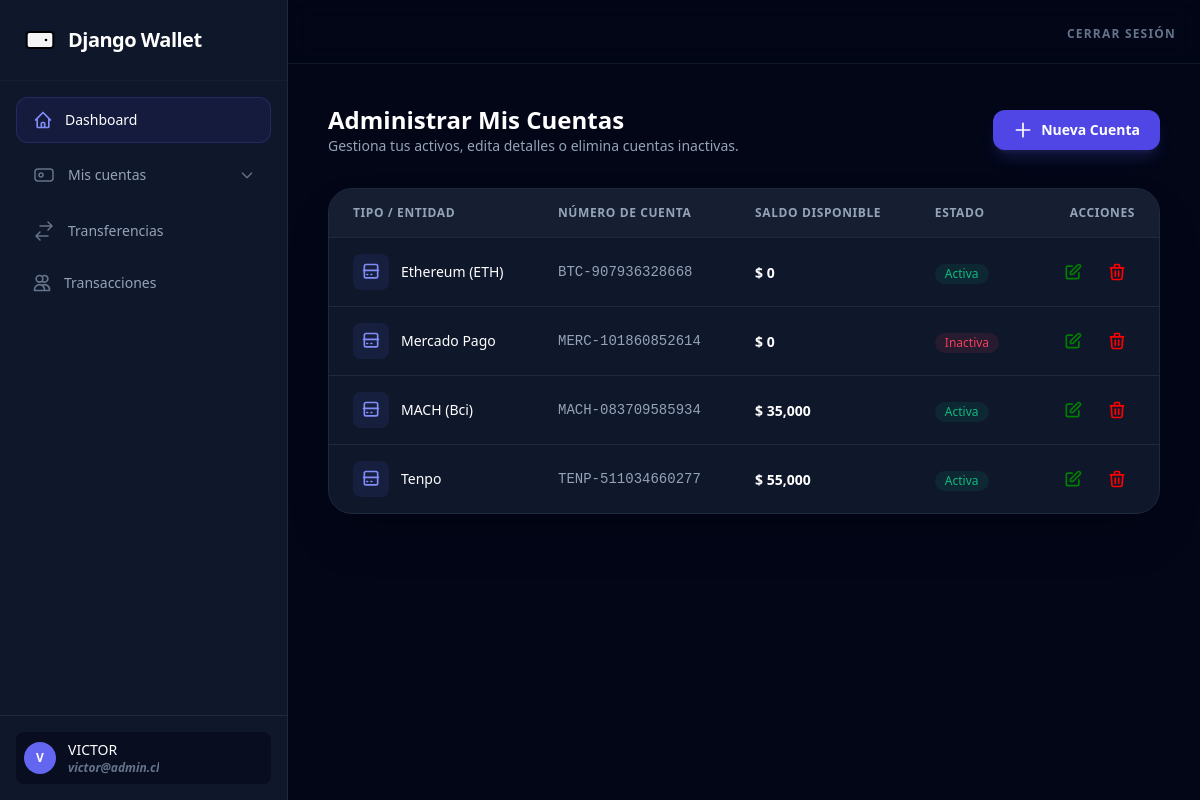
The page /administrar-cuentas/ (signed in) on the database as committed earlier.
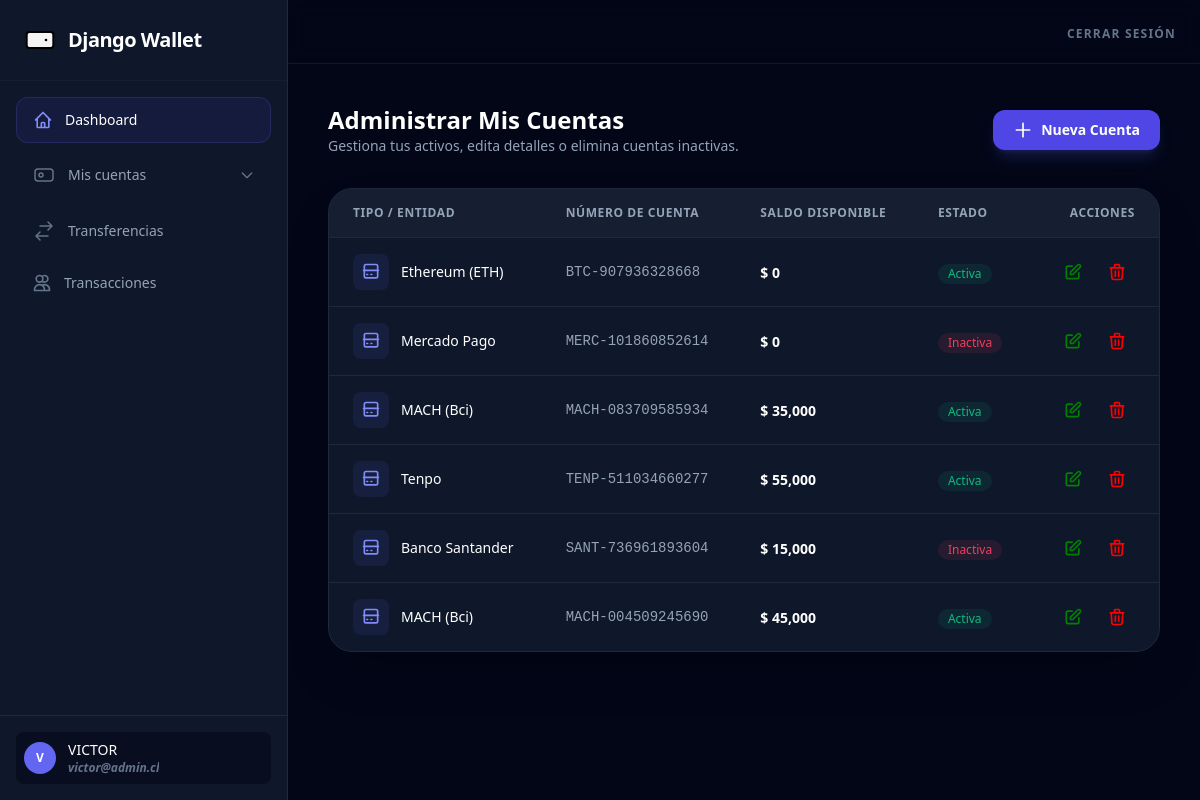
The same page on the database as committed later.
### gestion/models.py (models this page shows, shortened)
class Cuenta(models.Model):
    cliente = models.ForeignKey(
        Cliente,
        on_delete=models.PROTECT,
        related_name='cuentas'
    )
    TIPO_CUENTA_CHOICES = [
        ('BCI', 'Banco BCI'),
        ('SANT', 'Banco Santander'),
        ('ESTD', 'Banco Estado'),
        ('CHIL', 'Banco de Chile'),
        ('MERC', 'Mercado Pago'),
        ('MACH', 'MACH (Bci)'),
        ('TENP', 'Tenpo'),
        ('BTC', 'Bitcoin (BTC)'),
        ('ETH', 'Ethereum (ETH)'),
        ('USDT', 'Tether (USDT)'),
    ]
    tipo = models.CharField(max_length=10, choices=TIPO_CUENTA_CHOICES, default='BCI')
    numero = models.CharField(max_length=20, unique=True)
    saldo_disponible = models.IntegerField(default=0)
    activa = models.BooleanField(default=True)
    fecha_creacion = models.DateTimeField(auto_now_add=True)

### gestion/views.py (the view)
# urls.py: path('administrar-cuentas/', views.administrar_cuentas, name='administrar_cuentas'),
@login_required
def administrar_cuentas(request):
    cuentas = request.user.cliente.cuentas.all()
    context = {
        'cuentas': cuentas
    }
    return render(request, 'gestion/administrar_cuentas.html', context)

### templates/gestion/administrar_cuentas.html (shortened to what the changed rows need)
{% extends 'layout.html' %}
{% load humanize %}
{% block content %}
    <div class="max-w-7xl mx-auto">
        <div class="flex flex-col md:flex-row md:items-center justify-between mb-8 gap-4">
            <div>
                <h2 class="text-2xl font-bold text-white">Administrar Mis Cuentas</h2>
            </div>
        </div>
        <div class="bg-slate-900 border border-slate-800 rounded-3xl overflow-hidden shadow-2xl">
            <div class="overflow-x-auto">
                <table class="w-full text-left border-collapse">
                    <thead>
                        <tr class="bg-slate-800/50 border-b border-slate-800">
                            <th class="px-6 py-4 text-xs font-semibold text-slate-400 uppercase tracking-wider">Tipo / Entidad</th>
                            <th class="px-6 py-4 text-xs font-semibold text-slate-400 uppercase tracking-wider">Número de Cuenta</th>
                            <th class="px-6 py-4 text-xs font-semibold text-slate-400 uppercase tracking-wider">Saldo Disponible</th>
                            <th class="px-6 py-4 text-xs font-semibold text-slate-400 uppercase tracking-wider">Estado</th>
                            <th class="px-6 py-4 text-xs font-semibold text-slate-400 uppercase tracking-wider text-right">Acciones</th>
                        </tr>
                    </thead>
                    <tbody class="divide-y divide-slate-800">
                        {% for cuenta in cuentas %}
                        <tr class="hover:bg-slate-800/30 transition-colors group">
                            <td class="px-6 py-4 whitespace-nowrap">
                                <div class="flex items-center space-x-3">
                                    <div class="h-9 w-9 rounded-lg flex items-center justify-center
                                        {% if 'BTC' in cuenta.tipo %} bg-orange-500/10 text-orange-500
                                        {% else %} bg-indigo-500/10 text-indigo-400 {% endif %}">
                                        <svg class="h-5 w-5" fill="none" viewBox="0 0 24 24" stroke="currentColor">
                                            <path stroke-linecap="round" stroke-linejoin="round" stroke-width="2" d="M3 10h18M7 15h1m4 0h1m-7 4h12a2 2 0 002-2V5a2 2 0 00-2-2H6a2 2 0 00-2 2v12a2 2 0 002 2z" />
                                        </svg>
                                    </div>
                                    <span class="text-sm font-medium text-white">{{ cuenta.get_tipo_display }}</span>
                                </div>
                            </td>
                            <td class="px-6 py-4 whitespace-nowrap text-sm text-slate-400 font-mono">
                                {{ cuenta.numero }}
                            </td>
                            <td class="px-6 py-4 whitespace-nowrap">
                                <span class="text-sm font-bold text-white">$ {{ cuenta.saldo_disponible|intcomma }}</span>
                            </td>
                            <td class="px-6 py-4 whitespace-nowrap">
                                {% if cuenta.activa %}
                                    <span class="inline-flex items-center px-2.5 py-0.5 rounded-full text-xs font-medium bg-emerald-500/10 text-emerald-500">
                                        Activa
                                    </span>
                                {% else %}
                                    <span class="inline-flex items-center px-2.5 py-0.5 rounded-full text-xs font-medium bg-rose-500/10 text-rose-500">
                                        Inactiva
                                    </span>
                                {% endif %}
                            </td>
                            <td class="px-6 py-4 whitespace-nowrap text-right text-sm font-medium">
                                <div class="flex justify-end space-x-2">
                                    <a href="{% url 'gestion:actualizar_cuenta' cuenta.id %}" class="p-2 text-slate-400 hover:text-indigo-400 hover:bg-slate-800 rounded-lg transition-all" title="Editar cuenta">
                                        <svg class="h-5 w-5" fill="none" viewBox="0 0 24 24" stroke="green">
                                            <path stroke-linecap="round" stroke-linejoin="round" stroke-width="2" d="M11 5H6a2 2 0 00-2 2v11a2 2 0 002 2h11a2 2 0 002-2v-5m-1.414-9.414a2 2 0 112.828 2.828L11.828 15H9v-2.828l8.586-8.586z" />
                                        </svg>
                                    </a>
                                    <a href="{% url 'gestion:eliminar_cuenta' cuenta.id %}" class="p-2 text-slate-400 hover:text-rose-500 hover:bg-rose-500/10 rounded-lg transition-all" title="Eliminar cuenta">
                                        <svg class="h-5 w-5" fill="none" viewBox="0 0 24 24" stroke="red">
                                            <path stroke-linecap="round" stroke-linejoin="round" stroke-width="2" d="M19 7l-.867 12.142A2 2 0 0116.138 21H7.862a2 2 0 01-1.995-1.858L5 7m5 4v6m4-6v6m1-10V4a1 1 0 00-1-1h-4a1 1 0 00-1 1v3M4 7h16" />
                                        </svg>
                                    </a>
                                </div>
                            </td>
                        </tr>
                        {% empty %}
                        <tr>
                            <td colspan="5" class="px-6 py-12 text-center text-slate-500 italic">
                                No tienes cuentas para administrar actualmente.
                            </td>
                        </tr>
                        {% endfor %}
                    </tbody>
                </table>
            </div>
        </div>
    </div>
{% endblock %}

Rows that differ between the two databases and show on the page:
added Cuenta: tipo "Banco Santander", numero "SANT-736961893604", saldo_disponible "15,000", activa "Inactiva"
added Cuenta: tipo "MACH (Bci)", numero "MACH-004509245690", saldo_disponible "45,000", activa "Activa"
